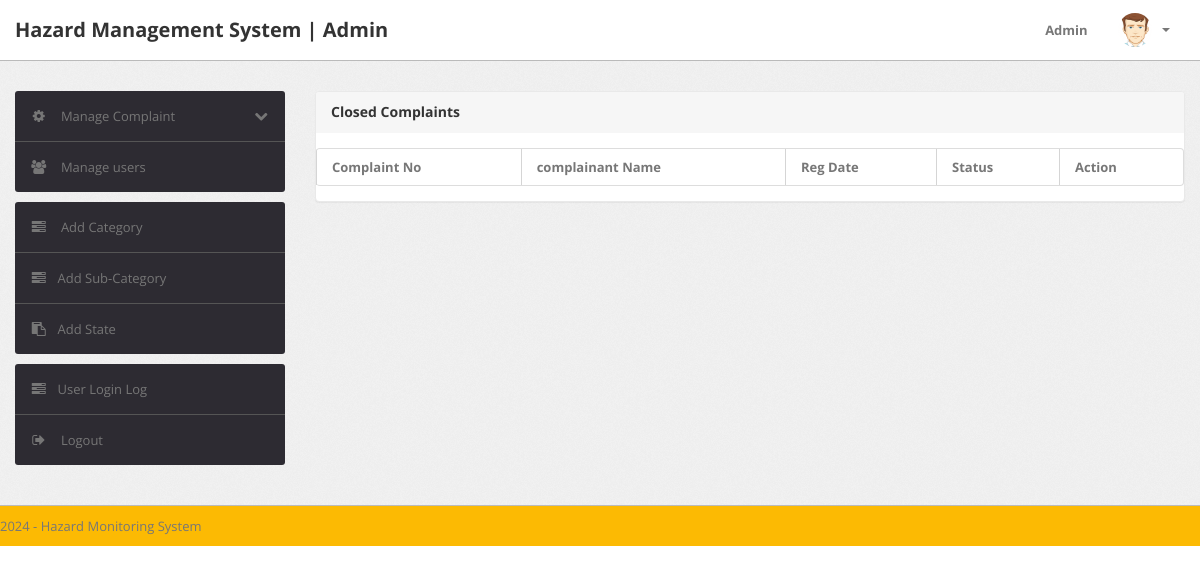
Before: /admin/inprocess-complaint.php (signed in) with the older database file.
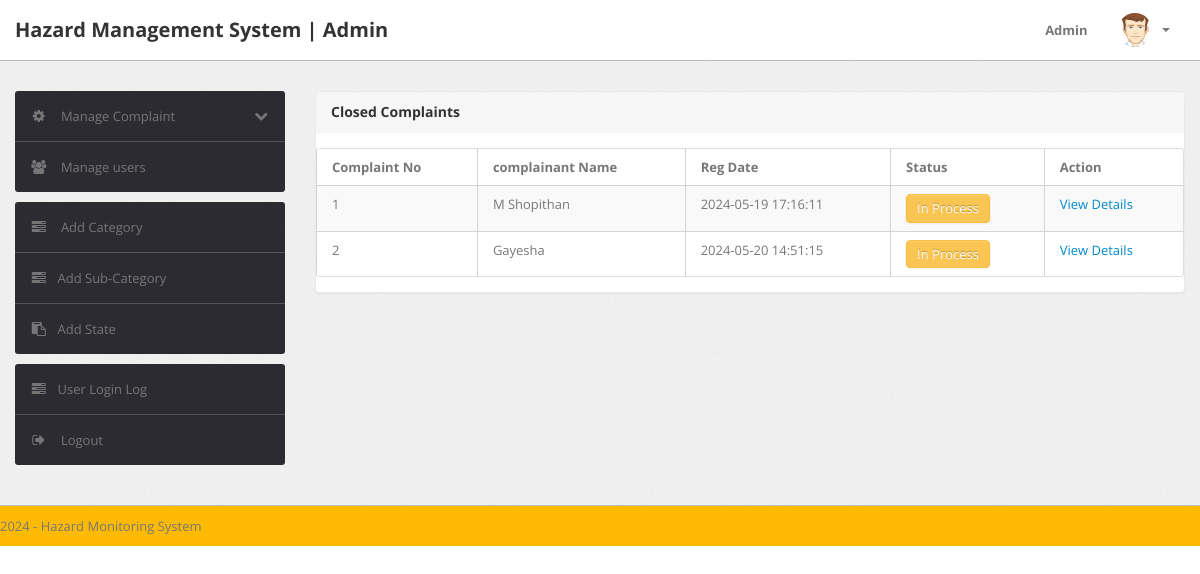
After: the same page with the newer database file.
### tables this page shows
CREATE TABLE `tblcomplaints` (
  `complaintNumber` int(11) NOT NULL,
  `userId` int(11) NOT NULL,
  `category` int(11) NOT NULL,
  `subcategory` varchar(255) NOT NULL,
  `complaintType` varchar(255) NOT NULL,
  `state` varchar(255) NOT NULL,
  `noc` varchar(255) NOT NULL,
  `complaintDetails` mediumtext NOT NULL,
  `complaintFile` varchar(255) DEFAULT NULL,
  `regDate` timestamp NOT NULL DEFAULT current_timestamp(),
  `status` varchar(50) DEFAULT NULL,
  `lastUpdationDate` timestamp NOT NULL DEFAULT '0000-00-00 00:00:00' ON UPDATE current_timestamp()
);

CREATE TABLE `users` (
  `id` int(11) NOT NULL,
  `fullName` varchar(255) DEFAULT NULL,
  `userEmail` varchar(255) DEFAULT NULL,
  `password` varchar(255) DEFAULT NULL,
  `contactNo` bigint(11) DEFAULT NULL,
  `address` tinytext DEFAULT NULL,
  `State` varchar(255) DEFAULT NULL,
  `country` varchar(255) DEFAULT NULL,
  `pincode` int(6) DEFAULT NULL,
  `userImage` varchar(255) DEFAULT NULL,
  `regDate` timestamp NOT NULL DEFAULT current_timestamp(),
  `updationDate` timestamp NOT NULL DEFAULT '0000-00-00 00:00:00' ON UPDATE current_timestamp(),
  `status` int(1) NOT NULL
);

### admin/inprocess-complaint.php (the view, shortened to what this page needs)
<?php
include('include/config.php');
if(strlen($_SESSION['alogin'])==0)
	{
header('location:index.php');
}
else{
?>
<!DOCTYPE html>
<html lang="en">
<head>
	<link type="text/css" href="bootstrap/css/bootstrap.min.css" rel="stylesheet">
	<link type="text/css" href="bootstrap/css/bootstrap-responsive.min.css" rel="stylesheet">
	<link type="text/css" href="css/theme.css" rel="stylesheet">
	<link type="text/css" href="images/icons/css/font-awesome.css" rel="stylesheet">
</head>
<body>
<?php include('include/header.php');?>
	<div class="wrapper">
		<div class="container">
			<div class="row">
<?php include('include/sidebar.php');?>
			<div class="span9">
					<div class="content">
	<div class="module">
							<div class="module-head">
								<h3>Closed Complaints</h3>
							</div>
							<div class="module-body table">
								<table cellpadding="0" cellspacing="0" border="0" class="datatable-1 table table-bordered table-striped	 display" >
									<thead>
										<tr>
											<th>Complaint No</th>
											<th> complainant Name</th>
											<th>Reg Date</th>
											<th>Status</th>
											<th>Action</th>
										</tr>
									</thead>
<tbody>
<?php
$st='in process';
$query=mysqli_query($bd, "select tblcomplaints.*,users.fullName as name from tblcomplaints join users on users.id=tblcomplaints.userId where tblcomplaints.status='$st'");
while($row=mysqli_fetch_array($query))
{
?>
										<tr>
											<td><?php echo htmlentities($row['complaintNumber']);?></td>
											<td><?php echo htmlentities($row['name']);?></td>
											<td><?php echo htmlentities($row['regDate']);?></td>
											<td><button type="button" class="btn btn-warning">In Process</button></td>
											<td>   <a href="complaint-details.php?cid=<?php echo htmlentities($row['complaintNumber']);?>"> View Details</a>
											</td>
											</tr>
										<?php  } ?>
										</tbody>
								</table>
							</div>
						</div>
					</div>
				</div>
			</div>
		</div>
	</div>
<?php include('include/footer.php');?>
</body>
<?php } ?>

Changed rows visible on the page:
added tblcomplaints: complaintNumber "1", userId.fullName "M Shopithan", regDate "2024-05-19 17:16:11"
added tblcomplaints: complaintNumber "2", userId.fullName "Gayesha", regDate "2024-05-20 14:51:15"
